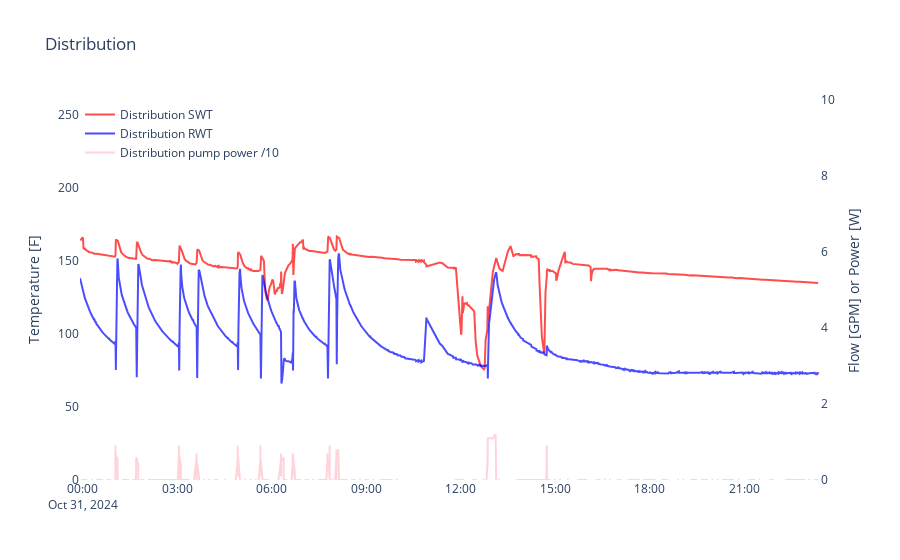

Notebook source saved alongside this figure:
### Code cell
# --------------------------------------
# PLOT 2
# --------------------------------------

fig = go.Figure()
fig.update_xaxes(showgrid=False)

fig.update_layout(title='Distribution',
                  plot_bgcolor='rgba(0,0,0,0)',
                  paper_bgcolor='rgba(0,0,0,0)')

# Temperature
temp_plot = False
if 'dist-swt' in selected_plot_keys:
    temp_plot = True
    yf = [to_fahrenheit(x/1000) for x in channels['dist-swt']['values']]
    fig.add_trace(go.Scatter(x=channels['dist-swt']['times'], y=yf, 
                             mode='lines', opacity=0.7,
                             line=dict(color='red', dash='solid'),
                             name='Distribution SWT'))
if 'dist-rwt' in selected_plot_keys:
    temp_plot = True
    yf = [to_fahrenheit(x/1000) for x in channels['dist-rwt']['values']]
    fig.add_trace(go.Scatter(x=channels['dist-rwt']['times'], y=yf, 
                             mode='lines', opacity=0.7,
                             line=dict(color='blue', dash='solid'),
                             name='Distribution RWT'))
    
if temp_plot:
    if 'zone_heat_calls' in selected_plot_keys:
        fig.update_yaxes(range=[0, 260])
    fig.update_layout(yaxis=dict(title='Temperature [F]', showgrid=False, zeroline=False))
    y_axis_power = 'y2'
else:
    y_axis_power = 'y'
    fig.update_layout(yaxis=dict(title='Power [kW]', showgrid=False, zeroline=False))

# Distribution pump power
power_plot = False   
if 'dist-pump-pwr'in selected_plot_keys:
    power_plot = True
    yf = [x/10 for x in channels['dist-pump-pwr']['values']]
    fig.add_trace(go.Scatter(x=channels['dist-pump-pwr']['times'], y=yf, 
                             mode='lines', opacity=0.7,
                             line=dict(color='pink', dash='solid'),
                             name='Distribution pump power /10',
                             yaxis = y_axis_power))
if 'dist-flow' in selected_plot_keys:
    power_plot = True
    yf = [x/100 for x in channels['dist-flow']['values']]
    fig.add_trace(go.Scatter(x=channels['dist-flow']['times'], y=yf, 
                             mode='lines', opacity=0.4,
                             line=dict(color='purple', dash='solid'),
                             name='Distribution flow',
                             yaxis = y_axis_power))
    
if power_plot:
    fig.update_layout(yaxis2=dict(title='Flow [GPM] or Power [W]', overlaying='y', side='right', showgrid=False, zeroline=False, range=[0, 10]))

fig.update_layout(
    legend=dict(
        x=0,
        y=1,
        xanchor='left',
        yanchor='top'
    )
)

fig.show()

### Figure 1 — Plotly figure (JSON) as saved in the notebook; plotly's stock layout.template omitted (floating-point values rounded to 4 significant figures; data arrays with more than 128 entries replaced by an {"elided": "..."} marker saying what was removed)
{"data": [{"line": {"color": "red", "dash": "solid"}, "mode": "lines", "name": "Distribution SWT", "opacity": 0.7, "type": "scatter", "x": {"elided": "3029 str values"}, "y": {"elided": "3029 float values"}}, {"line": {"color": "blue", "dash": "solid"}, "mode": "lines", "name": "Distribution RWT", "opacity": 0.7, "type": "scatter", "x": {"elided": "6234 str values"}, "y": {"elided": "6234 float values"}}, {"line": {"color": "pink", "dash": "solid"}, "mode": "lines", "name": "Distribution pump power /10", "opacity": 0.7, "type": "scatter", "x": {"elided": "964 str values"}, "y": {"elided": "964 float values"}, "yaxis": "y2"}], "layout": {"legend": {"x": 0, "xanchor": "left", "y": 1, "yanchor": "top"}, "paper_bgcolor": "rgba(0,0,0,0)", "plot_bgcolor": "rgba(0,0,0,0)", "title": {"text": "Distribution"}, "xaxis": {"showgrid": false}, "yaxis": {"range": [0, 260], "showgrid": false, "title": {"text": "Temperature [F]"}, "zeroline": false}, "yaxis2": {"overlaying": "y", "range": [0, 10], "showgrid": false, "side": "right", "title": {"text": "Flow [GPM] or Power [W]"}, "zeroline": false}}}
